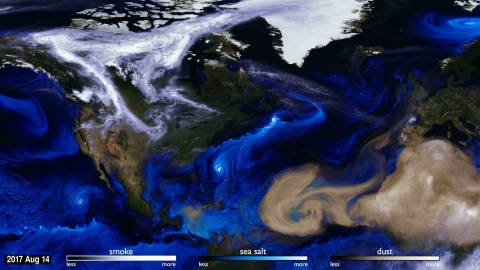
//> input picture outTest.jpg, 480 x 270 px
$ ./main outTest.jpg 100   (built with g++ and OpenCV 4)
//> lines starting //> are read from the running program, lines starting //| are printed output that depends on the picture
#include <opencv2/opencv.hpp>
#include <iostream>
#include <thread>
#include <stdint.h>
#include <string>
#include <vector>
#include <mutex>
using namespace cv;
const int MAX_USED_THREADS = 6;

void parallel_resize(std::vector<Mat> &blocks, int st, int end, double coefx, double coefy)
{
//    std::cout<< "Start "<<st << "  END " << end << std::endl;
    for (; st < end; st++)
    {
        blocks.at(st);
        resize(blocks.at(st), blocks.at(st), Size(), coefx, coefy, CV_INTER_AREA);
    }
}

int main(int argc, char **argv)
{
    if (argc < 3)
    {
        std::cout<< "Please input a name of an image and a count of threads to process this image\n";
        std::cout<< "Format ./main <name> <count of threads> \n";
        return 0;
    }

    std::string im_name = argv[1];
    uint32_t thr_to_proc = atoi(argv[2]);
    uint32_t used_thr = 0;
    uint32_t hw_thr = std::thread::hardware_concurrency();
  //  std::cout << "Available hardware threads " << hw_thr << std::endl;

    if (thr_to_proc > hw_thr)
    {
        used_thr = (hw_thr < MAX_USED_THREADS ? hw_thr : MAX_USED_THREADS);
    }
    else
    {
        used_thr = thr_to_proc;
    }

  //  std::cout << used_thr <<" hardware threads will be used"  << std::endl;

  //  std::cout <<"Reading image ..."  << std::endl;

    Mat image = imread(im_name, IMREAD_COLOR);
//> image is the input picture: 270 rows x 480 cols, CV_8UC3; mean B, G, R 90.7, 59.5, 51.9

  //  std::cout << "Width = " << image.cols << " and Height " << image.rows << " of inputed image"<<std::endl;
    uint32_t res_block_width  = image.cols / used_thr;
//> res_block_width = 240
    uint32_t res_block_height = image.rows / used_thr;
//> res_block_height = 135

 //   std::cout << "Width of small block = " << res_block_width << " and Height of small block " << res_block_height <<std::endl;
    Size small_size(res_block_width, res_block_height);
//> small_size = Size(240, 135)
    std::vector<Mat> blocks;

    for (int y = 0; y < image.rows; y += small_size.height)
    {
        for (int x = 0; x < image.cols; x += small_size.width)
        {
            Rect rect = Rect(x, y, small_size.width, small_size.height);
            blocks.push_back(Mat(image, rect));
        }
    }
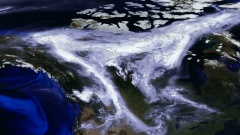
//> blocks[0]: 135 rows x 240 cols, CV_8UC3; mean B, G, R 100.1, 78.7, 72.9
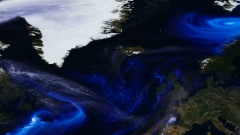
//> blocks[1]: 135 rows x 240 cols, CV_8UC3; mean B, G, R 74.4, 49.5, 40.6
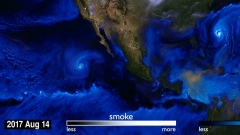
//> blocks[2]: 135 rows x 240 cols, CV_8UC3; mean B, G, R 94.6, 35.1, 18
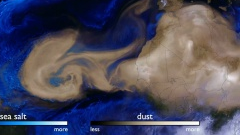
//> blocks[3]: 135 rows x 240 cols, CV_8UC3; mean B, G, R 93.7, 74.8, 76.3
//    std::cout<<"count of blocks " << blocks.size() <<" height  " << blocks.at(0).rows <<std::endl;
    std::vector<std::thread> threads(used_thr);
    int st = 0;
    int end = used_thr;
    std::mutex mx;
    for (uint32_t i = 0; i < used_thr; i++)
    {
        threads[i] = std::thread(parallel_resize, std::ref(blocks), st, end, 0.25, 0.25);
        mx.lock();
        st += end;
        end += used_thr;
        mx.unlock();
    }
//> after the loop, st = 6; end = 6
    std::for_each(threads.begin(), threads.end(), std::mem_fn(&std::thread::join));

    int valw = image.cols * 0.25;
//> valw = 120
    int valh = image.rows * 0.25;
//> valh = 67

    Mat combined(image.cols, image.rows, blocks[0].type());
//> combined: 480 rows x 270 cols, CV_8UC3; every value is 0
    Size sb_size(blocks.at(0).cols, blocks.at(0).rows);
//> sb_size = Size(60, 34)

//    std::cout<< "Blocks size " << blocks.size()<<std::endl;
//    std::cout << "Width of small block = " << blocks.at(0).cols << " and Height of small block " << blocks.at(0).rows <<std::endl;
//    std::cout<< " New width " << valw << " New Height " << valh <<std::endl;

    size_t i = 0;
    for (int y = 0; y < valh; y += sb_size.height)
    {
        for (int x = 0; x < valw; x += sb_size.width)
        {
           Mat roi = combined(Rect(x,y,sb_size.width, sb_size.height));
           blocks[i].copyTo(roi);
           i++;
        }
    }
//> this loop made 2 passes
//> i on passes 1 to 2: 2, 4
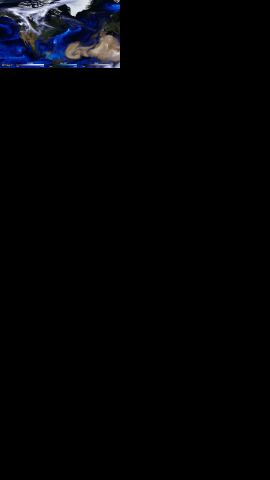
//> combined: 480 rows x 270 cols, CV_8UC3; mean B, G, R 5.7, 3.7, 3.3
//> after the loop, i = 4

    imwrite("outTask.jpg", combined);
    return 0;
}

$ run again, on test2.jpg
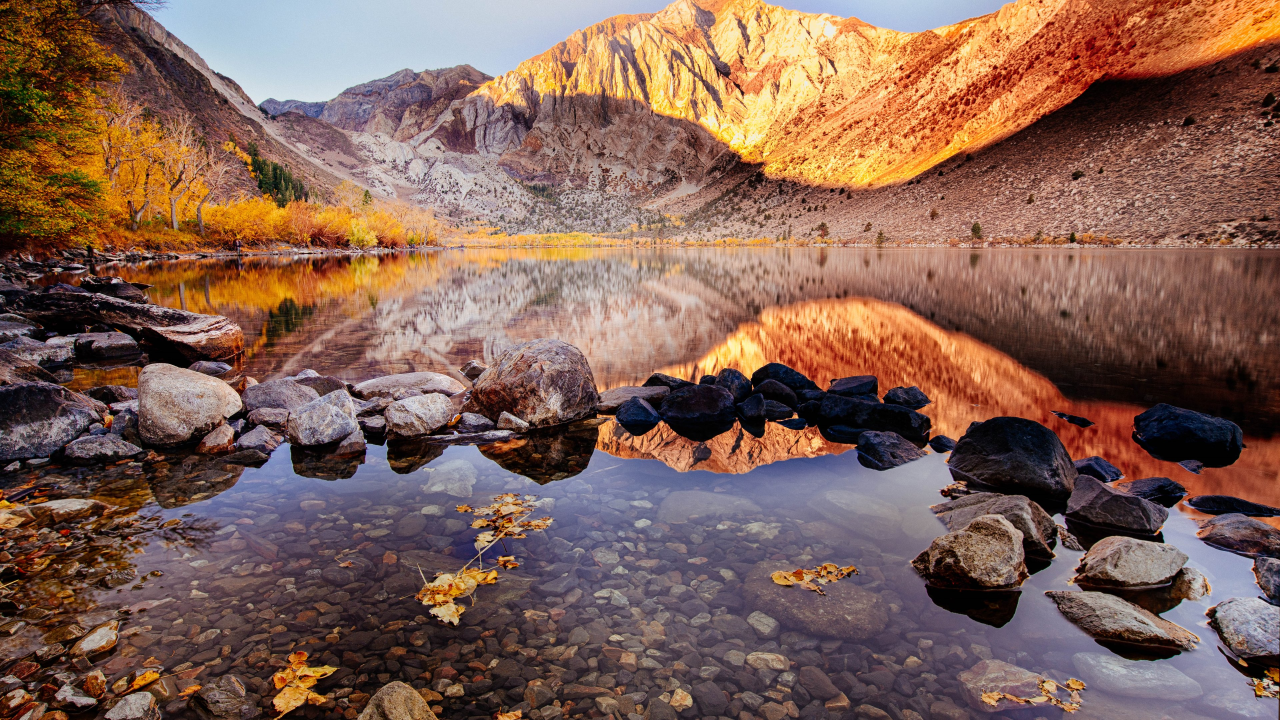
//> input picture test2.jpg, 3840 x 2160 px (shown at 1/3 size)
//> image is the input picture: 2160 rows x 3840 cols, CV_8UC3; mean B, G, R 85.3, 97.6, 129.6
//> after the loop `for (int y = 0; y < image.rows; y += small_size.height)`:
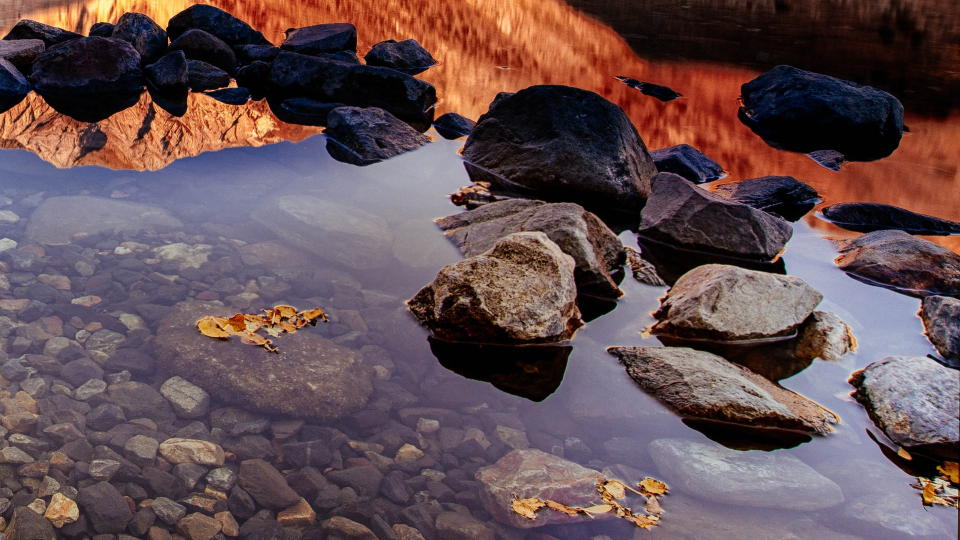
//> blocks[3]: 1080 rows x 1920 cols, CV_8UC3 (shown at 1/2 size); mean B, G, R 81.7, 78.4, 99.7
//> after the loop `for (uint32_t i = 0; i < used_thr; i++)`: st = 6
//> sb_size = Size(480, 270)
//> the loop `for (int y = 0; y < valh; y += sb_size.height)` made 2 passes
//> i on passes 1 to 2: 2, 4
//> after the loop `for (int y = 0; y < valh; y += sb_size.height)`:
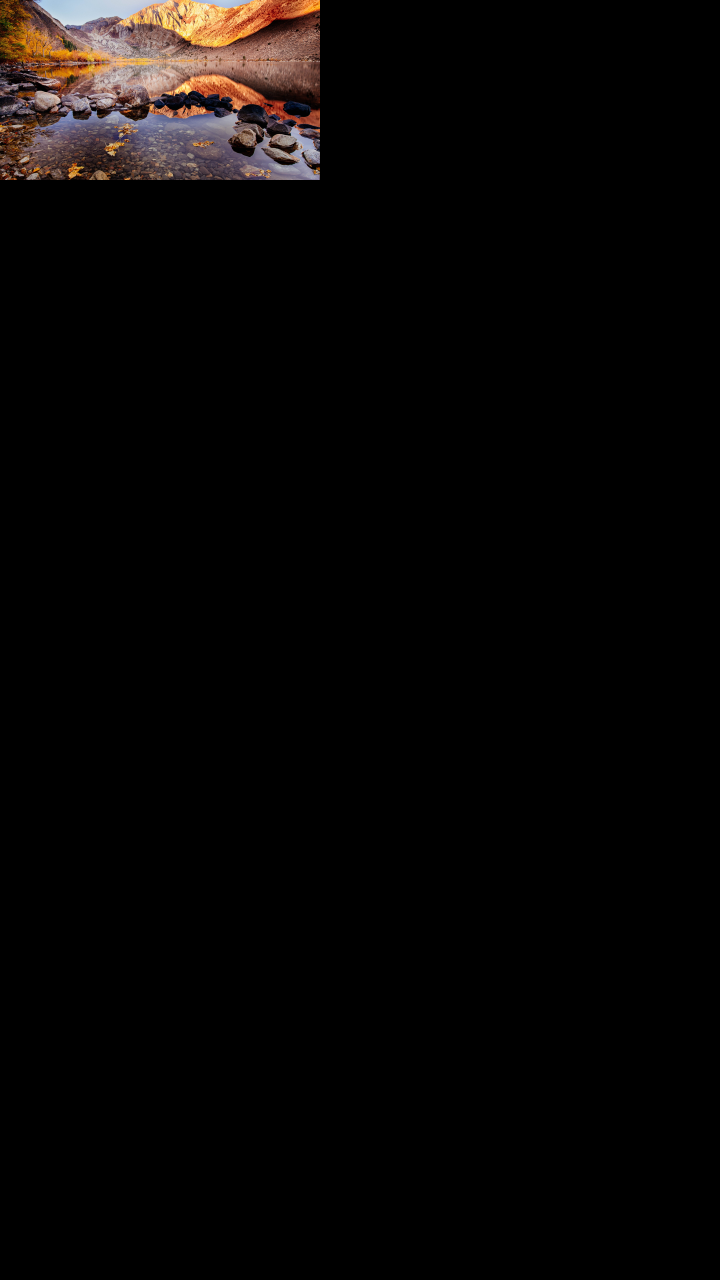
//> combined: 3840 rows x 2160 cols, CV_8UC3 (shown at 1/3 size); mean B, G, R 5.3, 6.1, 8.1
//> after the loop `for (int y = 0; y < valh; y += sb_size.height)`: i = 4
